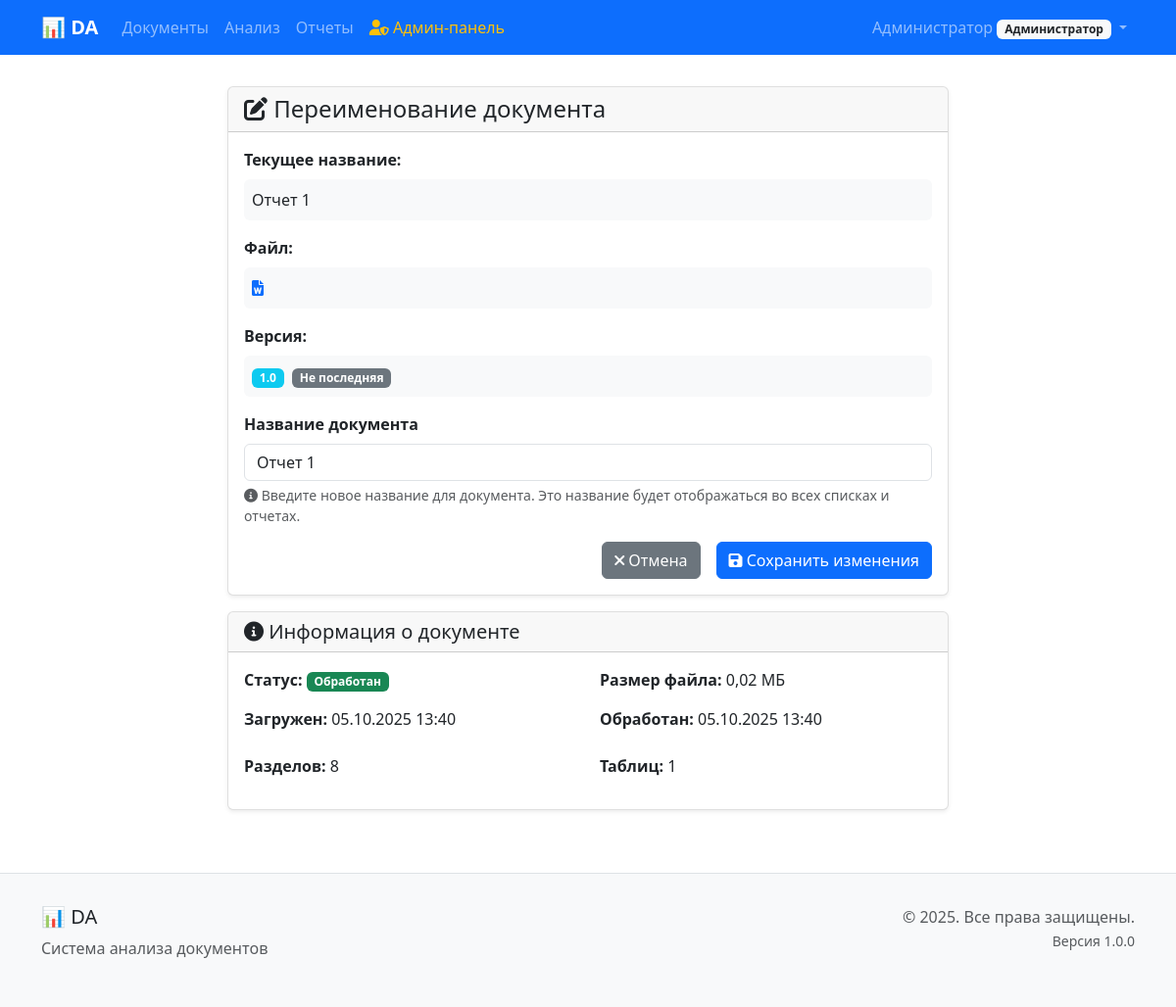
The app's page /documents/93/rename/ (signed in) with its own data.
### settings/models.py (models this page shows, shortened)
class ApplicationSettings(models.Model):
    app_name = models.CharField(
        max_length=100,
        default='📊 Анализатор документов',
        verbose_name='Название приложения'
    )
    app_description = models.TextField(
        default='Система анализа документов',
        verbose_name='Описание приложения'
    )
    max_file_size = models.PositiveIntegerField(
        default=10485760,  # 10MB
        verbose_name='Максимальный размер файла (байты)'
    )
    allowed_file_types = models.TextField(
        default='docx,pdf',
        verbose_name='Разрешенные типы файлов (через запятую)'
    )
    auto_analysis_enabled = models.BooleanField(
        default=True,
        verbose_name='Автоматический анализ включен'
    )
    analysis_timeout = models.PositiveIntegerField(
        default=300,  # 5 минут
        verbose_name='Таймаут анализа (секунды)'
    )
    default_neural_network_model = models.CharField(
        max_length=100,
        default='llama3',
        verbose_name='Модель нейросети по умолчанию'
    )
    auto_reports_enabled = models.BooleanField(
        default=True,
        verbose_name='Автоматическая генерация отчетов включена'
    )
    default_report_format = models.CharField(
        max_length=10,
        choices=[('pdf', 'PDF'), ('docx', 'DOCX')],
        default='pdf',
        verbose_name='Формат отчета по умолчанию'
    )
    items_per_page = models.PositiveIntegerField(
        default=10,
        verbose_name='Количество элементов на странице'
    )
    email_notifications_enabled = models.BooleanField(
        default=False,
        verbose_name='Email уведомления включены'
    )
    notification_email = models.EmailField(
        blank=True,
        verbose_name='Email для уведомлений'
    )
    session_timeout = models.PositiveIntegerField(
        default=3600,  # 1 час
        verbose_name='Таймаут сессии (секунды)'
    )
    max_login_attempts = models.PositiveIntegerField(
        default=5,
        verbose_name='Максимальное количество попыток входа'
    )
    created_at = models.DateTimeField(auto_now_add=True, verbose_name='Создано')
    updated_at = models.DateTimeField(auto_now=True, verbose_name='Обновлено')
    updated_by = models.ForeignKey(
        User,
        on_delete=models.SET_NULL,
        null=True,
        blank=True,
        verbose_name='Обновлено пользователем'
    )
    class Meta:
        verbose_name = 'Настройки приложения'
        verbose_name_plural = 'Настройки приложения'
    @classmethod
    def get_settings(cls):
        settings, created = cls.objects.get_or_create(
            defaults={
                'app_name': '📊 Анализатор документов',
                'app_description': 'Система анализа документов',
                'items_per_page': 10,
                'default_neural_network_model': 'llama3',
            }
        )
        return settings

### users/models.py (models this page shows, shortened)
class User(AbstractUser):
    ROLE_CHOICES = [
        ('admin', 'Администратор'),
        ('manager', 'Руководитель'),
        ('viewer', 'Наблюдатель'),
    ]
    role = models.CharField(
        max_length=20,
        choices=ROLE_CHOICES,
        default='viewer',
        verbose_name='Роль'
    )
    department = models.CharField(
        max_length=100,
        blank=True,
        verbose_name='Отдел'
    )
    phone = models.CharField(
        max_length=20,
        blank=True,
        verbose_name='Телефон'
    )
    notification_settings = models.JSONField(
        default=dict,
        blank=True,
        verbose_name='Настройки уведомлений'
    )
    created_at = models.DateTimeField(
        auto_now_add=True,
        verbose_name='Дата создания'
    )
    updated_at = models.DateTimeField(
        auto_now=True,
        verbose_name='Дата обновления'
    )
    class Meta:
        verbose_name = 'Пользователь'
        verbose_name_plural = 'Пользователи'
        ordering = ['username']

### documents/models.py (models this page shows, shortened)
class Document(models.Model):
    STATUS_CHOICES = [
        ('uploaded', 'Загружен'),
        ('processing', 'Обрабатывается'),
        ('processed', 'Обработан'),
        ('error', 'Ошибка'),
    ]
    title = models.CharField(
        max_length=255,
        verbose_name='Название документа'
    )
    filename = models.CharField(
        max_length=255,
        verbose_name='Имя файла'
    )
    file = models.FileField(
        upload_to='documents/%Y/%m/%d/',
        validators=[FileExtensionValidator(allowed_extensions=['docx'])],
        verbose_name='Файл документа'
    )
    file_size = models.BigIntegerField(
        verbose_name='Размер файла (байт)'
    )
    checksum = models.CharField(
        max_length=64,
        verbose_name='Контрольная сумма'
    )
    version = models.CharField(
        max_length=50,
        default='1.0',
        verbose_name='Версия'
    )
    status = models.CharField(
        max_length=20,
        choices=STATUS_CHOICES,
        default='uploaded',
        verbose_name='Статус'
    )
    upload_date = models.DateTimeField(
        auto_now_add=True,
        verbose_name='Дата загрузки'
    )
    processed_date = models.DateTimeField(
        null=True,
        blank=True,
        verbose_name='Дата обработки'
    )
    processing_error = models.TextField(
        blank=True,
        verbose_name='Ошибка обработки'
    )
    user = models.ForeignKey(
        User,
        on_delete=models.CASCADE,
        related_name='documents',
        verbose_name='Пользователь'
    )
    parent_document = models.ForeignKey(
        'self',
        on_delete=models.CASCADE,
        null=True,
        blank=True,
        related_name='versions',
        verbose_name='Родительский документ'
    )
    is_latest_version = models.BooleanField(
        default=True,
        verbose_name='Последняя версия'
    )
    version_notes = models.TextField(
        blank=True,
        verbose_name='Заметки к версии'
    )
    content_text = models.TextField(
        blank=True,
        verbose_name='Текстовое содержимое'
    )
    content_structure = models.JSONField(
        default=dict,
        blank=True,
        verbose_name='Структура документа'
    )
    metadata = models.JSONField(
        default=dict,
        blank=True,
        verbose_name='Метаданные'
    )
    class Meta:
        verbose_name = 'Документ'
        verbose_name_plural = 'Документы'
        ordering = ['-upload_date']
    def get_file_size_mb(self):
        if self.file_size:
            return round(self.file_size / (1024 * 1024), 2)
        return 0
    def get_parsed_sections_count(self):
        return self.sections.count()
    def get_parsed_tables_count(self):
        return self.tables.count()
    def has_content(self):
        return bool(self.content_text and self.content_text.strip())

### documents/views.py (the view, shortened to what this page needs)
# urls.py: path('<int:pk>/rename/', views.DocumentRenameView.as_view(), name='rename'),
class DocumentRenameView(LoginRequiredMixin, View):
    def get(self, request, pk):
        document = get_object_or_404(Document, pk=pk, user=request.user)
        form = DocumentRenameForm(instance=document)
        return render(request, 'documents/document_rename.html', {
            'document': document,
            'form': form
        })

### documents/forms.py
class DocumentRenameForm(forms.ModelForm):
    class Meta:
        model = Document
        fields = ['title']
        widgets = {
            'title': forms.TextInput(attrs={
                'class': 'form-control',
                'placeholder': 'Введите новое название документа'
            })
        }
    def __init__(self, *args, **kwargs):
        super().__init__(*args, **kwargs)
        self.fields['title'].label = 'Название документа'
        self.fields['title'].required = True

### templates/documents/document_rename.html (shortened to what this page needs)
{% extends 'base/base.html' %}
{% block content %}
<div class="row justify-content-center">
    <div class="col-md-8">
        <div class="card">
            <div class="card-header">
                <h4 class="mb-0">
                    <i class="fas fa-edit"></i> Переименование документа
                </h4>
            </div>
            <div class="card-body">
                <div class="mb-3">
                    <label class="form-label"><strong>Текущее название:</strong></label>
                    <p class="form-control-plaintext bg-light p-2 rounded">{{ document.title }}</p>
                </div>
                <div class="mb-3">
                    <label class="form-label"><strong>Файл:</strong></label>
                    <p class="form-control-plaintext bg-light p-2 rounded">
                        <i class="fas fa-file-word text-primary"></i>
                    </p>
                </div>
                {% if document.version %}
                <div class="mb-3">
                    <label class="form-label"><strong>Версия:</strong></label>
                    <p class="form-control-plaintext bg-light p-2 rounded">
                        <span class="badge bg-info">{{ document.version }}</span>
                        {% if document.is_latest_version %}
                            <span class="badge bg-success ms-1">Последняя</span>
                        {% else %}
                            <span class="badge bg-secondary ms-1">Не последняя</span>
                        {% endif %}
                    </p>
                </div>
                {% endif %}
                <form method="post">
                    <div class="mb-3">
                        <label for="{{ form.title.id_for_label }}" class="form-label">
                            <strong>{{ form.title.label }}</strong>
                        </label>
                        {{ form.title }}
                        <div class="form-text">
                            <i class="fas fa-info-circle"></i>
                            Введите новое название для документа. Это название будет отображаться во всех списках и отчетах.
                        </div>
                    </div>
                    <div class="d-grid gap-2 d-md-flex justify-content-md-end">
                        <a href="{% url 'documents:detail' document.pk %}" class="btn btn-secondary me-md-2">
                            <i class="fas fa-times"></i> Отмена
                        </a>
                        <button type="submit" class="btn btn-primary">
                            <i class="fas fa-save"></i> Сохранить изменения
                        </button>
                    </div>
                </form>
            </div>
        </div>
        <div class="card mt-3">
            <div class="card-header">
                <h5 class="mb-0">
                    <i class="fas fa-info-circle"></i> Информация о документе
                </h5>
            </div>
            <div class="card-body">
                <div class="row">
                    <div class="col-md-6">
                        <p><strong>Статус:</strong>
                            <span class="badge bg-{% if document.status == 'processed' %}success{% elif document.status == 'processing' %}warning{% elif document.status == 'error' %}danger{% else %}secondary{% endif %}">
                                {{ document.get_status_display }}
                            </span>
                        </p>
                        <p><strong>Загружен:</strong> {{ document.upload_date|date:"d.m.Y H:i" }}</p>
                    </div>
                    <div class="col-md-6">
                        <p><strong>Размер файла:</strong> {{ document.get_file_size_mb }} МБ</p>
                        {% if document.processed_date %}
                            <p><strong>Обработан:</strong> {{ document.processed_date|date:"d.m.Y H:i" }}</p>
                        {% endif %}
                    </div>
                </div>
                {% if document.has_content %}
                <div class="row mt-2">
                    <div class="col-md-6">
                        <p><strong>Разделов:</strong> {{ document.get_parsed_sections_count }}</p>
                    </div>
                    <div class="col-md-6">
                        <p><strong>Таблиц:</strong> {{ document.get_parsed_tables_count }}</p>
                    </div>
                </div>
                {% endif %}
            </div>
        </div>
    </div>
</div>
{% endblock %}

### templates/base/base.html (shortened to what this page needs)
<!DOCTYPE html>
<html lang="ru">
<head>
    <link href="https://cdn.jsdelivr.net/npm/bootstrap@5.3.0/dist/css/bootstrap.min.css" rel="stylesheet">
    <link href="https://cdnjs.cloudflare.com/ajax/libs/font-awesome/6.0.0/css/all.min.css" rel="stylesheet">
</head>
<body>
    <nav class="navbar navbar-expand-lg navbar-dark bg-primary">
        <div class="container">
            <a class="navbar-brand" href="{% url 'documents:list' %}">
                {{ app_name|default:"📊 Анализатор документов" }}
            </a>
            <div class="collapse navbar-collapse" id="navbarNav">
                <ul class="navbar-nav me-auto">
                    <li class="nav-item">
                        <a class="nav-link" href="{% url 'documents:list' %}">Документы</a>
                    </li>
                    <li class="nav-item">
                        <a class="nav-link" href="{% url 'analysis:list' %}">Анализ</a>
                    </li>
                    <li class="nav-item">
                        <a class="nav-link" href="{% url 'reports:list' %}">Отчеты</a>
                    </li>
                    {% if user.is_authenticated and user.is_superuser or user.role == 'admin' %}
                        <li class="nav-item">
                            <a class="nav-link text-warning" href="{% url 'users:admin_list' %}">
                                <i class="fas fa-user-shield"></i> Админ-панель
                            </a>
                        </li>
                    {% endif %}
                </ul>
                <ul class="navbar-nav">
                    {% if user.is_authenticated %}
                        <li class="nav-item dropdown">
                            <a class="nav-link dropdown-toggle" href="#" role="button" data-bs-toggle="dropdown">
                                {{ user.get_full_name|default:user.username }}
                                <span class="badge bg-light text-dark">{{ user.get_role_display }}</span>
                            </a>
                        </li>
                    {% else %}
                        <li class="nav-item">
                            <a class="nav-link" href="{% url 'users:login' %}">Войти</a>
                        </li>
                    {% endif %}
                </ul>
            </div>
        </div>
    </nav>
    <div class="container main-content">
        {% block content %}{% endblock %}
    </div>
    <footer class="footer">
        <div class="container">
            <div class="row">
                <div class="col-md-6">
                    <h5>{{ app_name|default:"📊 Анализатор документов" }}</h5>
                    <p class="text-muted">{{ app_description|default:"Система анализа документов" }}</p>
                </div>
                <div class="col-md-6 text-md-end">
                    <p class="text-muted">
                        &copy; 2025. Все права защищены.<br>
                        <small>Версия 1.0.0</small>
                    </p>
                </div>
            </div>
        </div>
    </footer>
</body>
</html>

### templates/base/base.html (style rules this page uses)
.navbar-brand { font-weight: bold; }
.main-content { margin-top: 2rem; }
.card { box-shadow: 0 0.125rem 0.25rem rgba(0, 0, 0, 0.075); border: 1px solid rgba(0, 0, 0, 0.125); }
.footer { margin-top: 4rem; padding: 2rem 0; background-color: #f8f9fa; border-top: 1px solid #dee2e6; }

### records on screen
ApplicationSettings: app_name "📊 DA", app_description "Система анализа документов"
User: get_full_name "Администратор", role "Администратор"
Document: title "Отчет 1", version "1.0", status "Обработан", upload_date "05.10.2025 13:40", get_file_size_mb "0,02", processed_date "05.10.2025 13:40", get_parsed_sections_count "8", get_parsed_tables_count "1"
